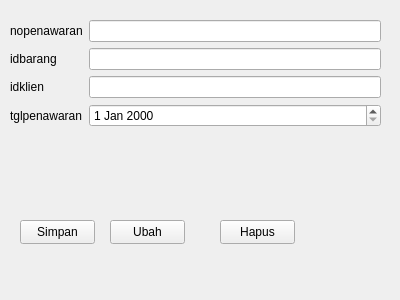
<?xml version="1.0" encoding="UTF-8"?>
<ui version="4.0">
 <class>Formtransaksipenawaran</class>
 <widget class="QWidget" name="Formtransaksipenawaran">
  <property name="geometry">
   <rect>
    <x>0</x>
    <y>0</y>
    <width>400</width>
    <height>300</height>
   </rect>
  </property>
  <property name="windowTitle">
   <string>Form</string>
  </property>
  <widget class="QWidget" name="formLayoutWidget">
   <property name="geometry">
    <rect>
     <x>10</x>
     <y>20</y>
     <width>371</width>
     <height>191</height>
    </rect>
   </property>
   <layout class="QFormLayout" name="formLayout">
    <item row="0" column="0">
     <widget class="QLabel" name="nopenawaranLabel">
      <property name="text">
       <string>nopenawaran</string>
      </property>
     </widget>
    </item>
    <item row="0" column="1">
     <widget class="QLineEdit" name="nopenawaranLineEdit"/>
    </item>
    <item row="1" column="0">
     <widget class="QLabel" name="idbarangLabel">
      <property name="text">
       <string>idbarang</string>
      </property>
     </widget>
    </item>
    <item row="2" column="0">
     <widget class="QLabel" name="idklienLabel">
      <property name="text">
       <string>idklien</string>
      </property>
     </widget>
    </item>
    <item row="2" column="1">
     <widget class="QLineEdit" name="idklienLineEdit"/>
    </item>
    <item row="3" column="0">
     <widget class="QLabel" name="tglpenawaranLabel">
      <property name="text">
       <string>tglpenawaran</string>
      </property>
     </widget>
    </item>
    <item row="3" column="1">
     <widget class="QDateEdit" name="tglpenawaranDateEdit"/>
    </item>
    <item row="1" column="1">
     <widget class="QLineEdit" name="idbarangLineEdit"/>
    </item>
   </layout>
  </widget>
  <widget class="QPushButton" name="pushButton">
   <property name="geometry">
    <rect>
     <x>20</x>
     <y>220</y>
     <width>75</width>
     <height>24</height>
    </rect>
   </property>
   <property name="text">
    <string>Simpan</string>
   </property>
  </widget>
  <widget class="QPushButton" name="pushButton_2">
   <property name="geometry">
    <rect>
     <x>110</x>
     <y>220</y>
     <width>75</width>
     <height>24</height>
    </rect>
   </property>
   <property name="text">
    <string>Ubah</string>
   </property>
  </widget>
  <widget class="QPushButton" name="pushButton_3">
   <property name="geometry">
    <rect>
     <x>220</x>
     <y>220</y>
     <width>75</width>
     <height>24</height>
    </rect>
   </property>
   <property name="text">
    <string>Hapus</string>
   </property>
  </widget>
 </widget>
 <resources/>
 <connections/>
</ui>
